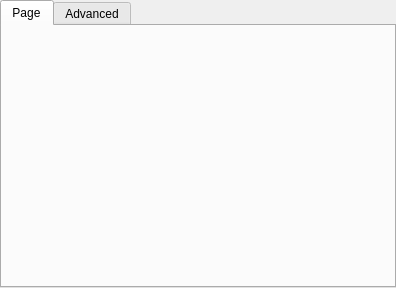
<ui version="4.0" >
 <class>QPrintPropertiesWidget</class>
 <widget class="QWidget" name="QPrintPropertiesWidget" >
  <property name="geometry" >
   <rect>
    <x>0</x>
    <y>0</y>
    <width>396</width>
    <height>288</height>
   </rect>
  </property>
  <property name="windowTitle" >
   <string>Form</string>
  </property>
  <layout class="QVBoxLayout" name="verticalLayout_4" >
   <property name="margin" >
    <number>0</number>
   </property>
   <item>
    <widget class="QTabWidget" name="tabs" >
     <property name="currentIndex" >
      <number>0</number>
     </property>
     <widget class="QWidget" name="tabPage" >
      <property name="geometry" >
       <rect>
        <x>0</x>
        <y>0</y>
        <width>392</width>
        <height>261</height>
       </rect>
      </property>
      <attribute name="title" >
       <string>Page</string>
      </attribute>
      <layout class="QHBoxLayout" name="horizontalLayout" >
       <item>
        <widget class="QPageSetupWidget" native="1" name="pageSetup" />
       </item>
      </layout>
     </widget>
     <widget class="QWidget" name="cupsPropertiesPage" >
      <attribute name="title" >
       <string>Advanced</string>
      </attribute>
      <layout class="QHBoxLayout" name="horizontalLayout_2" >
       <item>
        <widget class="QTreeView" name="treeView" >
         <property name="alternatingRowColors" >
          <bool>true</bool>
         </property>
        </widget>
       </item>
      </layout>
     </widget>
    </widget>
   </item>
  </layout>
 </widget>
 <customwidgets>
  <customwidget>
   <class>QPageSetupWidget</class>
   <extends>QWidget</extends>
   <header>qpagesetupdialog_unix_p.h</header>
   <container>1</container>
  </customwidget>
 </customwidgets>
 <resources/>
 <connections/>
</ui>
